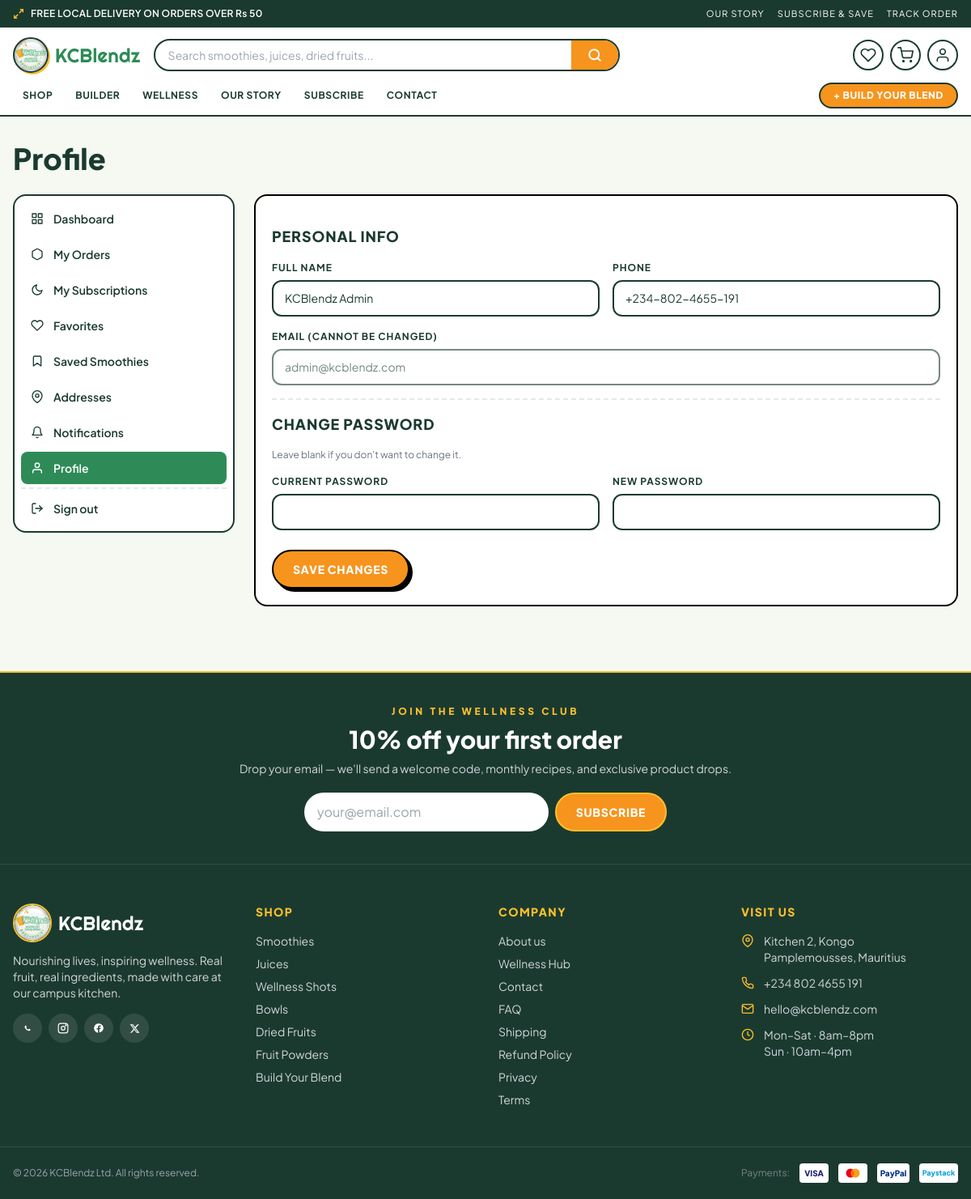
/account/profile (signed in), run on the app's committed database.
### tables this page shows
CREATE TABLE users (
    id INTEGER PRIMARY KEY AUTOINCREMENT,
    email TEXT UNIQUE NOT NULL,
    password_hash TEXT NOT NULL,
    full_name TEXT NOT NULL,
    phone TEXT,
    role TEXT NOT NULL DEFAULT 'customer',  -- customer | admin
    status TEXT NOT NULL DEFAULT 'active',  -- active | suspended | deleted
    region TEXT,                            -- preferred region NG / MU / GL
    created_at TEXT NOT NULL DEFAULT (datetime('now')),
    last_login_at TEXT
, avatar_url TEXT, mfa_secret TEXT, mfa_enabled INTEGER NOT NULL DEFAULT 0, login_attempts INTEGER NOT NULL DEFAULT 0, locked_until TEXT);

### app.py (the view, shortened to what this page needs)
@app.route("/account/profile", methods=["GET", "POST"])
@login_required
def account_profile():
    u = current_user()
    return render_template("account/profile.html", u=u)

### app.py (called while the page is built)
def get_db():
    if "db" not in g:
        g.db = sqlite3.connect(DB_PATH, timeout=15)
        g.db.row_factory = sqlite3.Row
        g.db.execute("PRAGMA foreign_keys = ON")
        g.db.execute("PRAGMA journal_mode = WAL")
        g.db.execute("PRAGMA synchronous = NORMAL")
        g.db.execute("PRAGMA cache_size = -16000")
        g.db.execute("PRAGMA temp_store = MEMORY")
    return g.db

@app.after_request
def _cache_static(resp):
    if request.path.startswith("/static/"):
        resp.headers["Cache-Control"] = "public, max-age=2592000"
    return resp

def current_region():
    code = session.get("region", "")
    return code if code in REGIONS else None

def format_money(amount, region):
    if amount is None:
        return "—"
    info = REGIONS.get(region, REGIONS["NG"])
    if info["currency"] == "USD":
        return f"${amount:,.2f}"
    return f"{info['symbol']}{amount:,.0f}"

def current_user():
    uid = session.get("uid")
    if not uid:
        return None
    row = get_db().execute("SELECT * FROM users WHERE id=? AND status='active'", (uid,)).fetchone()
    return row

def login_required(view):
    @wraps(view)
    def wrapper(*args, **kwargs):
        if not current_user():
            flash("Please sign in to continue.", "info")
            return redirect(url_for("login", next=request.path))
        return view(*args, **kwargs)
    return wrapper

def get_active_nav_categories():
    if "_nav_cats" not in g:
        g._nav_cats = get_db().execute("""SELECT slug, name FROM categories
            WHERE is_active=1 AND COALESCE(is_deleted,0)=0
            ORDER BY sort_order LIMIT 7""").fetchall()
    return g._nav_cats

def csrf_token():
    if "_csrf" not in session:
        session["_csrf"] = secrets.token_urlsafe(32)
    return session["_csrf"]

@app.before_request
def enforce_csrf():
    if request.method in ("POST", "PUT", "PATCH", "DELETE"):
        if request.path.startswith("/api/"):
            return  # api uses JSON + session
        if not check_csrf():
            abort(400, "Invalid CSRF token")

@app.after_request
def security_headers(response):
    response.headers["X-Content-Type-Options"] = "nosniff"
    response.headers["X-Frame-Options"] = "DENY"
    response.headers["Referrer-Policy"] = "strict-origin-when-cross-origin"
    response.headers["Permissions-Policy"] = "camera=(), microphone=(), geolocation=()"
    return response

def get_cart():
    return session.setdefault("cart", {"items": [], "region": None})

### templates/account/profile.html (shortened to what this page needs)
{% extends "base.html" %}
{% set active = 'profile' %}
{% block content %}
<section class="max-w-7xl mx-auto px-4 py-8">
  <h1 class="text-3xl md:text-4xl font-extrabold mb-6">Profile</h1>
  <div class="grid grid-cols-1 lg:grid-cols-12 gap-6">
    {% include 'account/_sidebar.html' %}
    <div class="lg:col-span-9 space-y-5">
      <form action="{{ url_for('account_profile') }}" method="post" class="bg-white rounded-2xl border-2 border-black p-5 space-y-4">
        <h2 class="text-lg font-extrabold uppercase tracking-wider">Personal info</h2>
        <div class="grid grid-cols-1 md:grid-cols-2 gap-4">
          <div>
            <label class="label">Full name</label>
            <input type="text" name="full_name" value="{{ u['full_name'] }}" required class="input w-full">
          </div>
          <div>
            <label class="label">Phone</label>
            <input type="tel" name="phone" value="{{ u['phone'] or '' }}" class="input w-full">
          </div>
          <div class="md:col-span-2">
            <label class="label">Email (cannot be changed)</label>
            <input type="email" value="{{ u['email'] }}" disabled class="input w-full opacity-60 cursor-not-allowed">
          </div>
        </div>
        <h2 class="text-lg font-extrabold uppercase tracking-wider pt-4 border-t-2 border-dashed border-gray-200">Change password</h2>
        <p class="text-xs text-gray-500">Leave blank if you don't want to change it.</p>
        <div class="grid grid-cols-1 md:grid-cols-2 gap-4">
          <div>
            <label class="label">Current password</label>
            <input type="password" name="current_password" class="kc-no-native-reveal input w-full">
          </div>
          <div>
            <label class="label">New password</label>
            <input type="password" name="new_password" minlength="8" class="kc-no-native-reveal input w-full">
          </div>
        </div>
        <div class="pt-2">
          <button type="submit" class="btn-fuchsia rounded-full px-6 py-3 font-extrabold uppercase tracking-wider text-sm border-2 border-black shadow-[4px_4px_0_#000]">Save changes</button>
        </div>
      </form>
    </div>
  </div>
</section>
{% endblock %}

### templates/base.html (style rules this page uses)
:root { --kc-green: #2E8B57; --kc-green-deep: #1F6E43; --kc-green-soft: #6FB78F; --kc-orange: #F7941D; --kc-orange-deep: #D97706; --kc-yellow: #FBC02D; --kc-cream: #FFF8E7; --kc-bg: #F5F9F2; --kc-dark: #1B3A2F; --kc-ink: #0F2A21; --fuchsia: var(--kc-orange); --lime: var(--kc-yellow); --sky: var(--kc-green); --purple: var(--kc-green-deep); --orange: var(--kc-orange); --yellow: var(--kc-yellow); --bg: var(--kc-bg); --dark: var(--kc-dark); }
html, body { background: var(--kc-bg); }
body { font-family: 'Plus Jakarta Sans', sans-serif; color: var(--kc-dark); overflow-x: hidden; -webkit-font-smoothing: antialiased; }
.btn-fuchsia, .btn-orange { background: var(--kc-orange); color:#fff; transition: all .18s; }
.input { background:#fff; border:2px solid var(--kc-dark); padding: 10px 14px; font-size: 14px; outline:none; border-radius: 12px; transition: border-color .15s; color: var(--kc-dark); }
.input::placeholder { color: #9aa39e; }
.label { font-size: 12px; font-weight: 700; text-transform: uppercase; letter-spacing: .08em; color: var(--kc-dark); margin-bottom: 6px; display:block; }

### data on the page
users: full_name "KCBlendz Admin", phone "+234-802-4655-191", email "admin@kcblendz.com"
